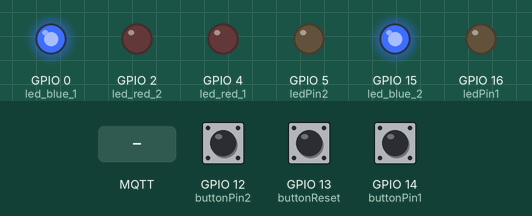
This sketch was run on a simulated ESP8266 (NodeMCU). Parts: output pins drawn as LEDs (lit = HIGH). The test bench sets the inputs (shaded band); at power-on: GPIO 12 (buttonPin2) HIGH, GPIO 14 (buttonPin1) HIGH, GPIO 13 (buttonReset) HIGH. WiFi joins after 1.5 s; servers stay silent unless stated; EEPROM starts erased; no MQTT or app messages arrive unless stated; what the sketch prints to the serial monitor is not drawn.

Above: at 2.7 s.
2.8 s: MQTT message "1" arrives on the first subscribed topic
At 3.3 s:
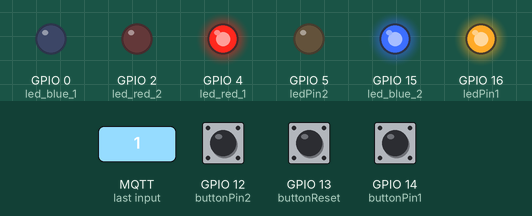
4.3 s: MQTT message "0" arrives on the first subscribed topic
At 5.5 s:
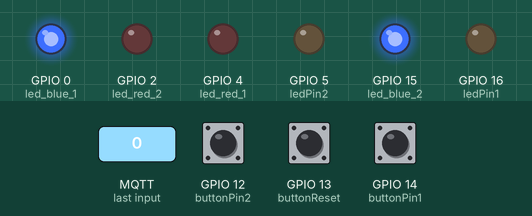
5.8 s: GPIO 12 (buttonPin2) pulled LOW for 0.15 s
At 6.7 s:
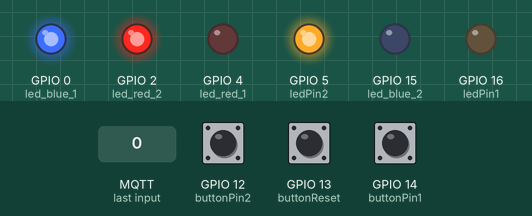
7.4 s: GPIO 14 (buttonPin1) pulled LOW for 0.15 s
At 7.9 s:
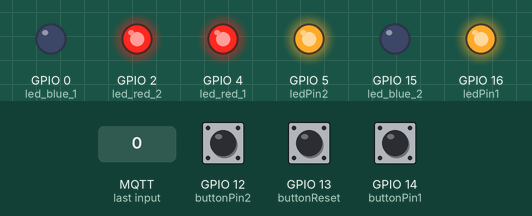
9.0 s: MQTT message "0" arrives on the second subscribed topic
At 10.2 s:
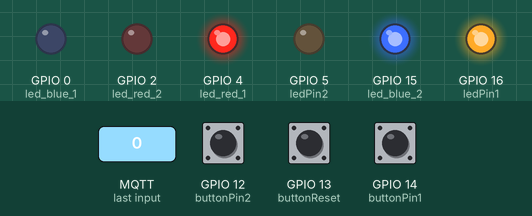
10.5 s: MQTT message "1" arrives on the second subscribed topic
At 11.5 s:
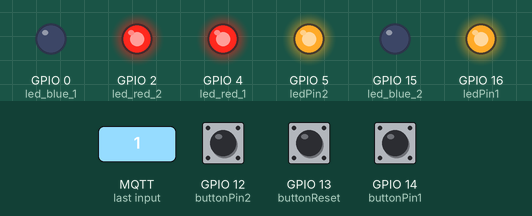
Timing chart, 0 to 13.0 s (numbered marks = the images above; inputs shaded):
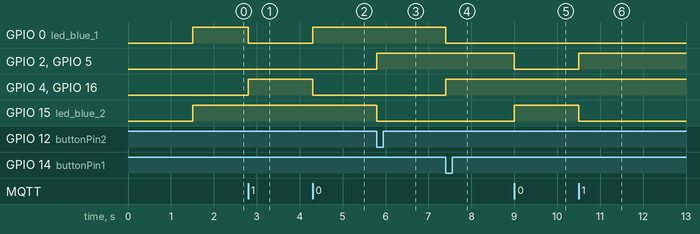

Measured:
- after the input at 2.8 s, GPIO 0 (led_blue_1): HIGH → LOW at once; GPIO 4 (led_red_1), GPIO 16 (ledPin1): LOW → HIGH at once
- after the input at 4.3 s, GPIO 0 (led_blue_1): LOW → HIGH at once; GPIO 4 (led_red_1), GPIO 16 (ledPin1): HIGH → LOW at once
- after the input at 5.8 s, GPIO 2 (led_red_2), GPIO 5 (ledPin2): LOW → HIGH at once; GPIO 15 (led_blue_2): HIGH → LOW at once
- after the input at 7.4 s, GPIO 0 (led_blue_1): HIGH → LOW at once; GPIO 4 (led_red_1), GPIO 16 (ledPin1): LOW → HIGH at once
- after the input at 9.0 s, GPIO 2 (led_red_2), GPIO 5 (ledPin2): HIGH → LOW at once; GPIO 15 (led_blue_2): LOW → HIGH at once
- after the input at 10.5 s, GPIO 2 (led_red_2), GPIO 5 (ledPin2): LOW → HIGH at once; GPIO 15 (led_blue_2): HIGH → LOW at once

The sketch:

Device_2.ino
```cpp
#include <ESP8266WiFi.h>
#include <ESP8266WebServer.h>
#include <EEPROM.h>
#include <PubSubClient.h>
#include "html.h"
const char *ssid = "SMART_SW2";
const char *password = "123456789";
const char* mqtt_server = "192.168.1.90";   /// lấy ip bằng lệnh ifconfig
ESP8266WebServer sv(80); //Khoi tao server ở port 80
const uint16_t mqtt_port = 1883;
const int ledPin1 = 16;
const int ledPin2 = 5;
const int buttonPin1 = 14;
const int buttonPin2 = 12;
const int buttonReset = 13;
int flash;


WiFiClient espClient;
PubSubClient client(espClient);
long lastMsg = 0;
char msg[50];
int value = 0;

int led1State, led2State;
int button1State = HIGH;
int button2State = HIGH;


void publishstate() {
  if (led1State == 0) {
    client.publish("State1_2", "0") ;
  }
  else client.publish("State1_2", "1");

  if (led2State == 0) {
    client.publish("State2_2", "0");
  }
  else client.publish("State2_2", "1");
}

void checkbuttonReset() {
  if (digitalRead(buttonReset) == LOW) {
    delay(10);
    if (digitalRead(buttonReset) == LOW) {
      if (buttonReset != LOW) {
        ESP.restart();
      }
    }
  }
}

//-----------------------------------------------------------------------------
void handleWebsite() {
  sv.send(200, "text/html", PAGE_NetworkConfiguration); //gửi dưới dạng html
}

//-----------------------------------------------------------------------------

void cai_dat() {
  String tenwf = sv.arg("tenWiFi");
  String mk = sv.arg("matkhau");
  Serial.print("ten wifi:");
  Serial.println(tenwf);
  Serial.print("mat khau:");
  Serial.println(mk);

  //.......................................
  if (tenwf.length() > 0 && mk.length() > 0) {
    Serial.println("clear EEPROM");
    // write a 0 to 96 bytes of the EEPROM
    for (int i = 0; i < 96; ++i) {
      EEPROM.write(i, 0);
    }
    delay(200);
    Serial.println("Chép tên WiFi vào EEPROM:");
    for (int i = 0; i < tenwf.length(); ++i) {
      EEPROM.write(i, tenwf[i]);
      Serial.print("viết tên: ");
      Serial.println(tenwf[i]);
    }
    Serial.println("Chép mật khẩu WiFi vào EEPROM:");
    for (int i = 0; i < mk.length(); ++i) {
      EEPROM.write(32 + i, mk[i]);
      Serial.print("viết mk: ");
      Serial.println(mk[i]);
    }
    EEPROM.commit();
  }
  //.......................................................
  ESP.reset();
}
//.......................................................
bool testWiFi(void)
{
  int c = 0;
  Serial.println("Chờ kết nối");
  while (c < 20) {
    if (WiFi.status() == WL_CONNECTED)
    {
      return true;
    }
    delay(500);
    Serial.print("*");
    c++;
  }
  Serial.println();
  Serial.println("Không thể kết nối vì quá thời gian chờ ");
  return false;
}
//-----------------------------------------------------------------------------
void setup() {
  // put your setup code here, to run once:
  EEPROM.begin(512); //Initialasing EEPROM
  Serial.begin(115200);
  WiFi.disconnect();
  WiFi.mode(WIFI_STA);//Set up a soft access point

  pinMode(4, OUTPUT);//led red 1
  pinMode(0, OUTPUT);//led blue 1
  pinMode(2, OUTPUT);//led red 2
  pinMode(15, OUTPUT);//led blue 2
  pinMode(ledPin1, OUTPUT);     // Khởi tạo LED
  pinMode(ledPin2, OUTPUT);
  pinMode(buttonPin1, INPUT_PULLUP);
  pinMode(buttonPin2, INPUT_PULLUP);
  pinMode(buttonReset, INPUT_PULLUP);

  //khai báo ngắt
  attachInterrupt(digitalPinToInterrupt(buttonPin1), handleInterrupt1, CHANGE);
  attachInterrupt(digitalPinToInterrupt(buttonPin2), handleInterrupt2, CHANGE);


  //Đọc tên và mk wifi ở EEPROM
  String ten_wifi;
  String mk_wifi;
  Serial.println();
  Serial.println("Đọc tên wifi trên EEPROM");
  for (int i = 0; i < 32; ++i)
  {
    ten_wifi += char(EEPROM.read(i));
  }
  Serial.print("Tên wifi: ");
  Serial.println(ten_wifi);
  Serial.println();
  Serial.println("Đọc mk wifi trên EEPROM: ");
  for (int i = 32; i < 96; ++i)
  {
    mk_wifi += char(EEPROM.read(i));
  }
  Serial.print("Mật khẩu: ");
  Serial.println(mk_wifi);
  WiFi.begin(ten_wifi, mk_wifi);
  if (testWiFi())
  {
    Serial.println("Kết nối thành công!! ");
    Serial.print("Địa chỉ IP: ");
    Serial.println(WiFi.localIP());
    sv.begin();//bắt đầu khởi động server
    client.setServer(mqtt_server, mqtt_port);
    client.setCallback(callback);
    flash = 1;
    return;
  }
  else {
    Serial.println("Cấu hình lại điểm kết nối");
    WiFi.softAP(ssid , password);
    Serial.print("Địa chỉ IP của ESP: ");
    Serial.println(WiFi.softAPIP());
    flash = 0;
    sv.on("/", handleWebsite);
    sv.on("/caidat", cai_dat);
    sv.begin();//bắt đầu khởi động server
  }
}
//-----------------------------------------------------------------------------
void callback(char* topic, byte* payload, unsigned int length) {
  Serial.print("Message arrived [");
  Serial.print(topic);
  Serial.print("] ");
  for (int i = 0; i < length; i++) {
    Serial.print((char)payload[i]);
  }
  Serial.println();

  // Bật LED1 nếu nhận được lệnh là 1

  if (!strcmp(topic, "LED1_2")) {
    if ((char)payload[0] == '1') {
      Serial.println("ON");
      led1State = 1;
      digitalWrite(ledPin1, led1State); // LED có sẵn trên NodeMCU bật ở mức 0(LOW)
    }
    // Tắt LED1 nếu nhận được lệnh là 0
    if ((char)payload[0] == '0') {
      Serial.println("OFF");
      led1State = 0;
      digitalWrite(ledPin1, led1State); // LED tắt ở mức 1(HIGH)
    }
  }
  // Bật LED2 nếu nhận được lệnh là 1

  if (!strcmp(topic, "LED2_2")) {
    if ((char)payload[0] == '1') {
      Serial.println("ON");
      led2State = 1;
      digitalWrite(ledPin2, led2State); // LED có sẵn trên NodeMCU bật ở mức 0(LOW)
    }
    // Tắt LED2 nếu nhận được lệnh là 0
    if ((char)payload[0] == '0') {
      Serial.println("OFF");
      led2State = 0;
      digitalWrite(ledPin2, led2State); // LED tắt ở mức 1(HIGH)
    }
  }
}

void reconnect() {
  // Đợi tới khi kết nối
  while (!client.connected()) {
    Serial.print("Attempting MQTT connection...");

    if (client.connect("ESP8266Client")) {
      Serial.println("connected");
      // khi ket noi thanh cong thi subscribe trang thai
      client.subscribe("LED1_2");
      client.subscribe("LED2_2");

    } else {
      Serial.print("failed, rc=");
      Serial.print(client.state());
      Serial.println(" try again in 5 seconds");
      delay(5000);
    }
  }
}

void loop() {
  // put your main code here, to run repeatedly:
  if (flash == 0){
     sv.handleClient();
     digitalWrite(15, HIGH);
     delay(200);
     digitalWrite(15,LOW);
     delay(200);
  }
  else{
  digitalWrite(ledPin1, led1State);
  digitalWrite(ledPin2, led2State);
  checkbuttonReset();
  digitalWrite(4, led1State);
  digitalWrite(0, !led1State);
  digitalWrite(2, led2State);
  digitalWrite(15, !led2State);
  if (!client.connected()) {
    reconnect();
  }
  publishstate();
  client.loop();
  }
}

ICACHE_RAM_ATTR void handleInterrupt1() {
  if (button1State != LOW) {
    //Toggle LED state
    led1State = !led1State;
    button1State = LOW;
  }
  else {
    button1State = HIGH;
  }
  digitalWrite(ledPin1, led1State);
  digitalWrite(4, led1State);
  digitalWrite(0, !led1State);

}
ICACHE_RAM_ATTR void handleInterrupt2() {
  if (button2State != LOW) {
    //Toggle LED state
    led2State = !led2State;
    button2State = LOW;
  }
  else {
    button2State = HIGH;
  }
  digitalWrite(ledPin2, led2State);
  digitalWrite(2, led2State);
  digitalWrite(15, !led2State);
}
```

html.h
```cpp
const char PAGE_NetworkConfiguration[] PROGMEM = R"=====(
<!DOCTYPE html>
<html>
<head>
	<meta charset="utf-8">
	<title >ESP kết nối WIFI</title>
</head>
<body>
	<h1 style ="color:red; font-size: 40px;">Getting the password</h1>
	<form action="caidat">
		<label style ="color:blue; font-size:30px ;" for="ten"> Tên WiFi:</label>
		<input style ="font-size: 20px;"  type="text" id="ten"  name="ten"> <br><br>
		<label style="color: blue; font-size: 30px;" for="matkhau">Mật khẩu:</label>
		<input style ="font-size: 20px;"  type="text" id="matkhau"  name="matkhau"> <br><br>
		<input style="color: green; font-size: 20px; " type="submit">
	</form>

</body>
</html>
)=====";
```
